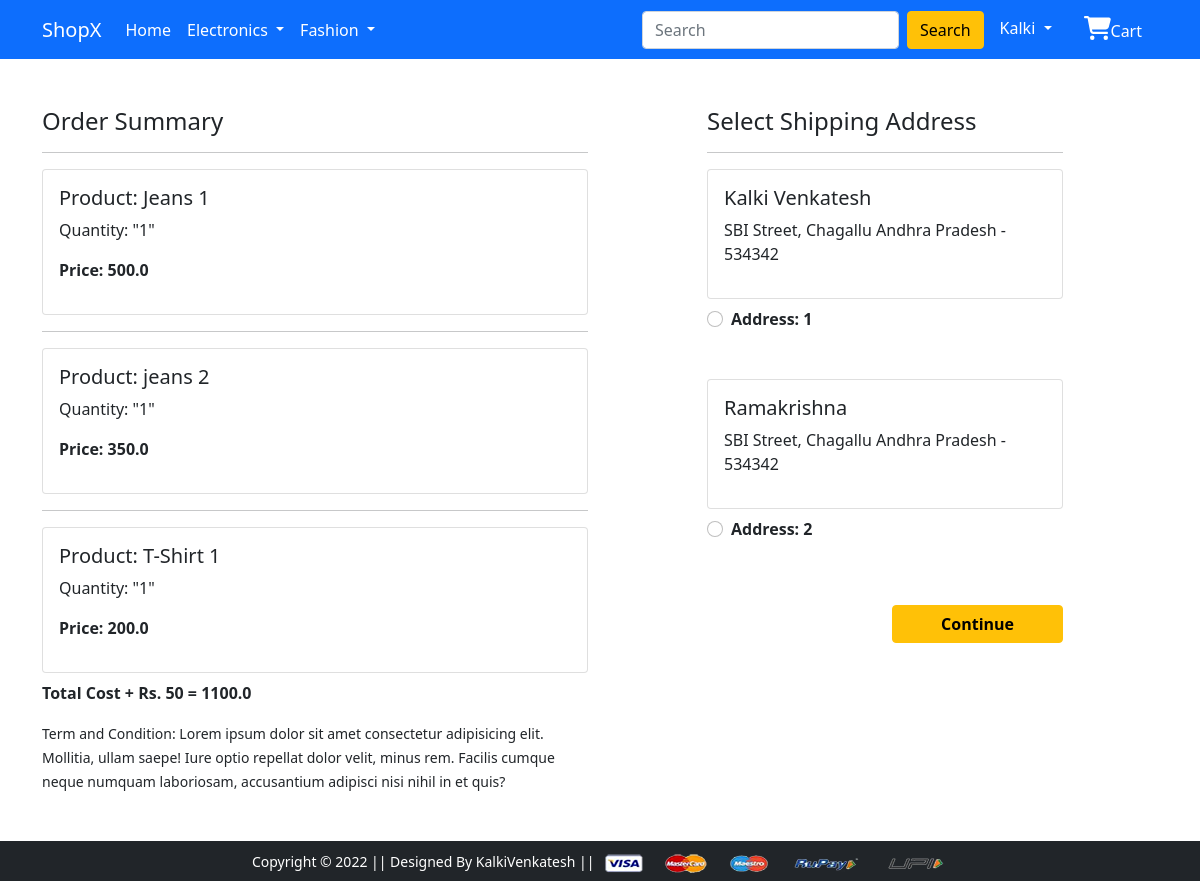
/checkout/ (signed in), run on an earlier commit of the app's database.
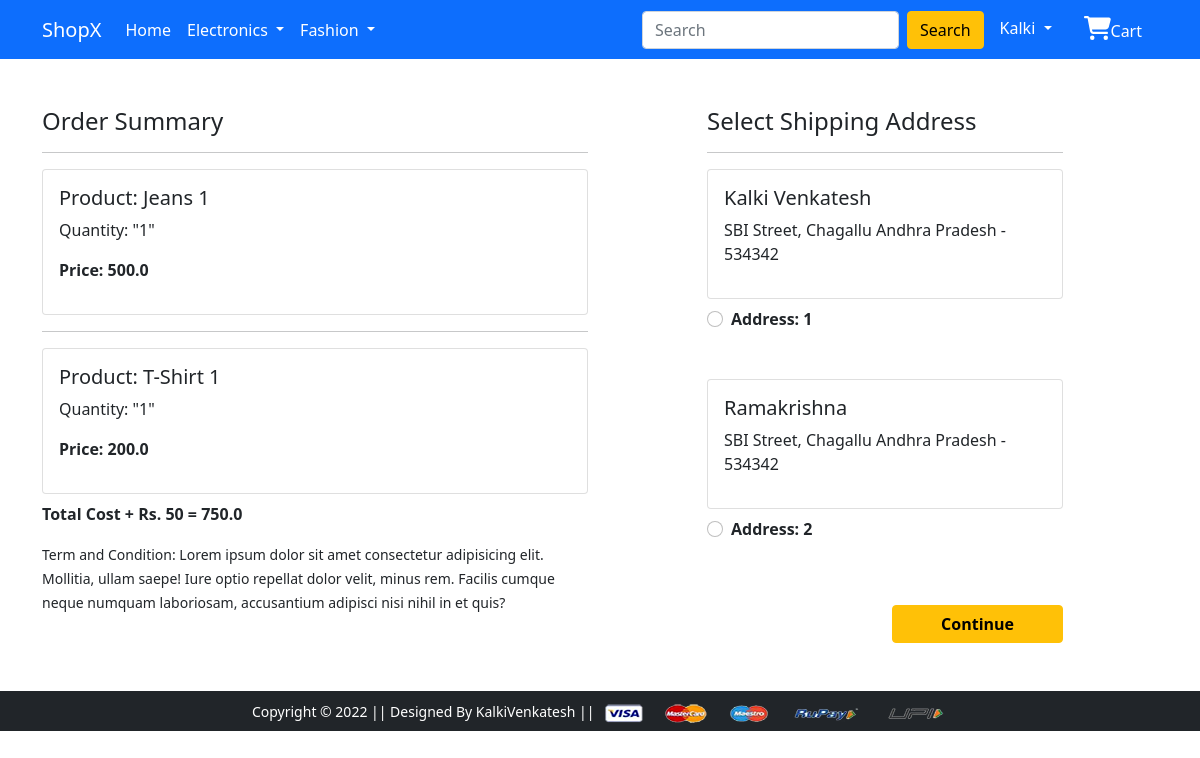
And on a later commit of the database.
### app/models.py (models this page shows, shortened)
class Cart(models.Model):
    user = models.ForeignKey(User, on_delete=models.CASCADE)
    product = models.ForeignKey(Product, on_delete=models.CASCADE)
    quantity = models.PositiveIntegerField(default=1)
    @property
    def total_cost(self):
        return self.quantity * self.product.discounted_price

class Product(models.Model):
    title = models.CharField( max_length=100)
    selling_price = models.FloatField()
    discounted_price = models.FloatField()
    description = models.TextField()
    brand = models.CharField(max_length=50)
    category = models.CharField(choices=CATEGORY_CHOICES, max_length=50)
    product_image = models.ImageField(upload_to='productimg')

class Customer(models.Model):
    user = models.ForeignKey(User, on_delete=models.CASCADE)
    name = models.CharField(max_length=100)
    locality = models.CharField(max_length=100)
    city = models.CharField(max_length=100)
    zipcode = models.IntegerField()
    state = models.CharField(choices=STATE_CHOICES, max_length=50)

### app/views.py (the view)
# urls.py: path('checkout/', views.checkout, name='checkout'),
@login_required
def checkout(request):
    user = request.user
    add = Customer.objects.filter(user=user)
    cart_items = Cart.objects.filter(user=user)
    amount = 0.0
    shipping_amount = 50.0
    totalamount = 0.0
    cart_product = [p for p in Cart.objects.all() if p.user == request.user]
    if cart_product:
        for p in cart_product:
            tempamount = (p.quantity * p.product.discounted_price )
            amount += tempamount
        totalamount = amount + shipping_amount
    return render(request, 'app/checkout.html', {'add':add, 'totalamount':totalamount, 'cart_items':cart_items})

### app/templates/app/checkout.html (shortened to what this page needs)
{% extends 'app/base.html' %}
{% load static %}
{% block main-content %}
<div class="container">
 <div class="row mt-5">
  <div class="col-sm-6">
    <h4>Order Summary</h4>
    {% for item in cart_items %}
    <hr>
      <div class="card mb-2">
        <div class="card-body">
          <h5>Product: {{item.product.title}}</h5>
          <p>Quantity: "{{item.quantity}}"</p>
          <p class="fw-bold">Price: {{item.total_cost}} </p>
        </div>
      </div>
      {% endfor %}
      <p class="fw-bold">Total Cost + Rs. 50 = {{totalamount}}</p>
    <small>Term and Condition: Lorem ipsum dolor sit amet consectetur adipisicing elit. Mollitia, ullam saepe! Iure optio repellat dolor velit, minus rem. Facilis cumque neque numquam laboriosam, accusantium adipisci nisi nihil in et quis?</small>
  </div>
  <div class="col-sm-4 offset-sm-1">
    <h4>Select Shipping Address</h4>
    <hr>
    <form action="/paymentdone">
      {% for ad in add %}
      <div class="card">
        <div class="card-body">
        <h5>{{ad.name}}</h5>
        <p> {{ad.locality}}, {{ad.city}} {{ad.state}} - {{ad.zipcode}} </p>
        </div>
      </div>
        <div class="form-check mt-2 mb-5">
          <input class="form-check-input" type="radio" name="custid" id="custad{{forloop.counter}}" value="{{ad.id}}">
          <label class="form-check-label fw-bold" for="">
            Address: {{forloop.counter}} </label>
        </div>
      {% endfor %}
        <div class="text-end">
          <button type="submit" class="btn btn-warning mt-3 px-5 fw-bold">Continue</button>
        </div>
      </form>
    </div>
  </div>
</div>
{% endblock main-content %}

What changed in the data, as far as the page shows it:
removed Cart: product "jeans 2", quantity "1", total_cost "350.0"
Also different on the page:
{{ totalamount }}: "1100.0" → "750.0"
